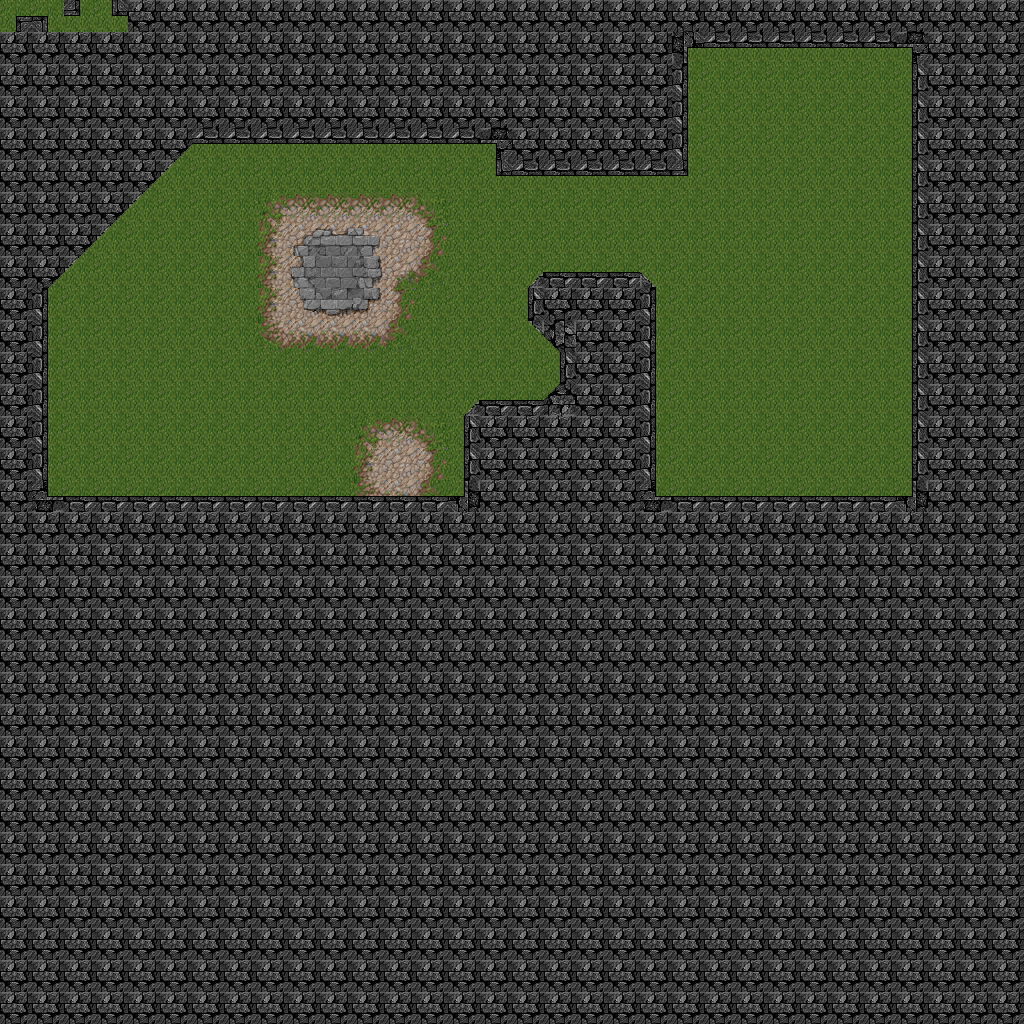

This is a level from a 2D game, rendered from its Tiled map with the project's own tilesets. A one-line summary and the map file follow, with tile-layer data summarised:
An orthogonal 32x32 tile map with 32x32 px tiles, 3 tile layers (floor, midwall, hiwall) and 13 objects (10x Enemy, Wall, Player, VictoryPoint).

<map version="1.0" orientation="orthogonal" renderorder="right-down" width="32" height="32" tilewidth="32" tileheight="32" nextobjectid="15">
 <tileset firstgid="1" name="terrain" tilewidth="32" tileheight="32">
  <image source="terrain.png" width="512" height="512" />
 </tileset>
 <layer name="floor" width="32" height="32">
  <data>[1024 cells, 1024 non-empty, 20 distinct tile ids]</data>
 </layer>
 <layer name="midwall" width="32" height="32">
  <data>[1024 cells, 0 non-empty, 0 distinct tile ids]</data>
 </layer>
 <layer name="hiwall" width="32" height="32">
  <data>[1024 cells, 804 non-empty, 7 distinct tile ids]</data>
 </layer>
 <objectgroup name="walls">
  <object id="1" type="Wall" x="48" y="496">
   <polyline points="0,0 0,-208 144,-352 448,-352 448,-320 640,-320 640,-448 864,-448 864,0 608,0 608,-208 592,-224 496,-224 480,-208 480,-176 512,-144 512,-112 496,-96 432,-96 416,-80 416,0 0,0" />
  </object>
 </objectgroup>
 <objectgroup color="#0c17a4" name="entities">
  <object id="2" type="Player" x="224" y="320" />
  <object id="3" type="Enemy" x="756" y="192" />
  <object id="4" type="Enemy" x="788" y="384" />
  <object id="5" type="Enemy" x="436" y="224" />
  <object id="6" type="Enemy" x="372" y="384" />
  <object id="7" type="Enemy" x="308" y="192" />
  <object id="8" type="Enemy" x="148" y="384" />
  <object id="9" type="Enemy" x="724" y="448" />
  <object id="10" type="Enemy" x="852" y="448" />
  <object id="11" type="Enemy" x="852" y="96" />
  <object id="12" type="Enemy" x="852" y="256" />
 </objectgroup>
 <objectgroup color="#a42350" name="triggers">
  <object id="13" type="VictoryPoint" x="544" y="128">
   <polygon points="0,0 96,0 96,64 0,64" />
  </object>
 </objectgroup>
</map>